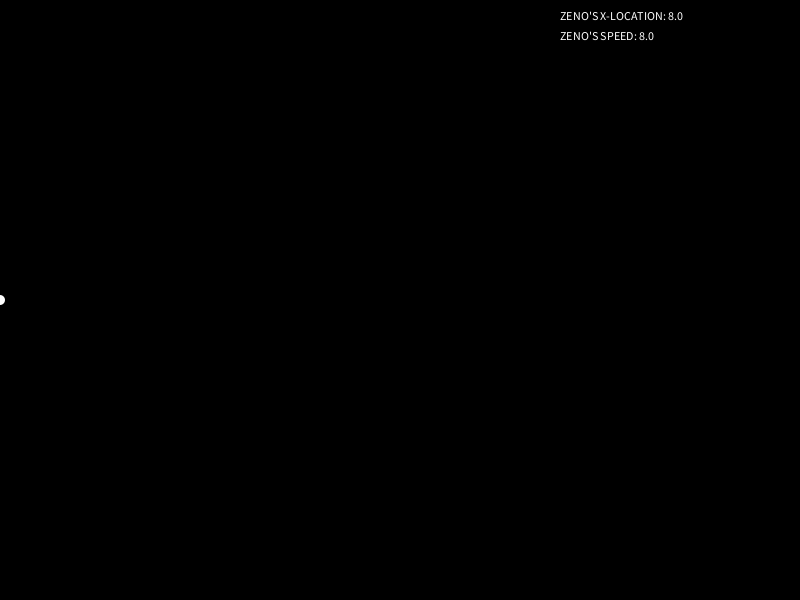
Frame 1 (no input)
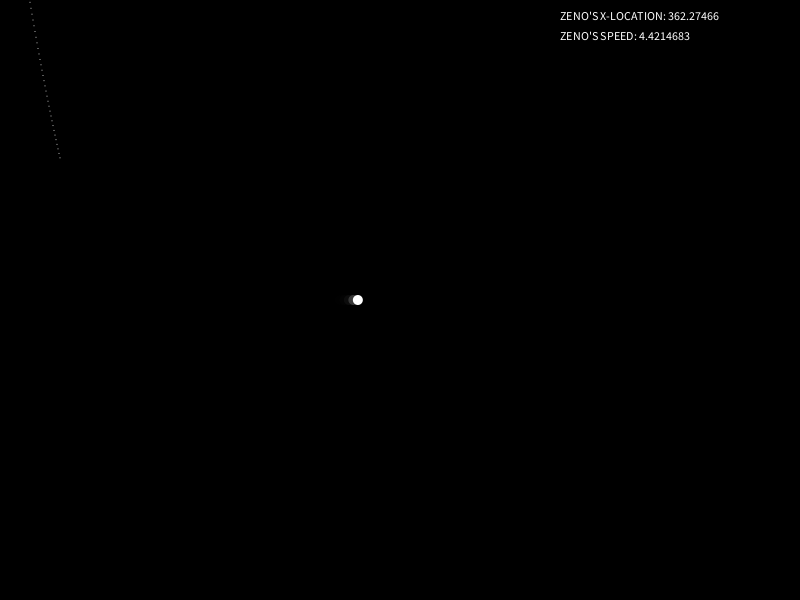
Frame 60 (the mouse pressed at the canvas centre just before this capture)
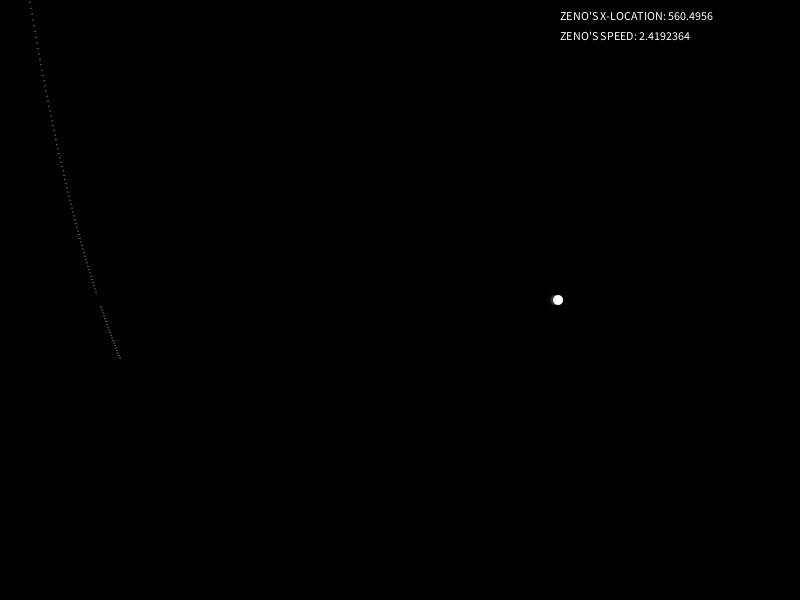
Frame 120 (the mouse held since frame 60 and released just before this capture)

The Processing sketch that drew these frames (run headless with seeded random() and noise(); from frame 60 on, the mouse is pressed at the canvas centre):

// Processing sketch: zenos_paradox
// ── zenos_paradox.pde
float zenoX, zenoY;
float d = 10;

float graphX;

void setup() {
  size(800, 600);
  zenoY = height/2;

  background(0);
  noStroke();
}


void draw() {
  // Black out Zeno's trail
  fill(0, 200);
  rectMode(CENTER);
  rect(width/2, height/2, width, d); 
  
  // Draw Zeno's location
  fill(255);
  ellipse(zenoX, zenoY, d, d);
  
  // Change Zeno's speed to be 1% of the remaining distance between zeno and wall
  float zenoSpeed = (width - zenoX)*0.01;
  zenoX += zenoSpeed;
  graphX++;

  // Draw graph of Zeno's speed
  ellipse(graphX, height-(zenoSpeed*100), 1, 1);

  // Erase text label area in upper right-hand corner every frame
  fill(0);
  rectMode(CORNER);
  int rightOffset = 240;
  rect(width-rightOffset, 0, rightOffset, 60);
  // Print location and speed to the screen 
  fill(255);
  int leftAlign = width-rightOffset;
  text("ZENO'S X-LOCATION: " + zenoX, leftAlign, 20);
  text("ZENO'S SPEED: " + zenoSpeed, leftAlign, 40);

  // Why is there that black gap in the graph of Zeno's speed?
}
